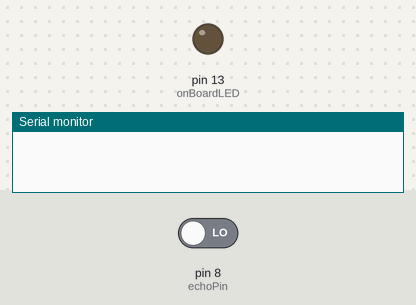
Simulated run of this sketch. Board: Arduino Uno, built with avr-gcc and run on an emulated ATmega328P. Parts: output pins drawn as LEDs (lit = HIGH), the last lines printed to the serial monitor. The inputs (shaded band) are chosen by the test bench; at power-on: pin 8 (echoPin) LOW.

Above: at 0.1 s.
At 1.1 s:
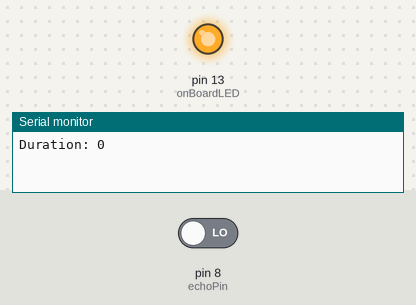
Timing chart, 0 to 2.6 s (numbered marks = the images above):
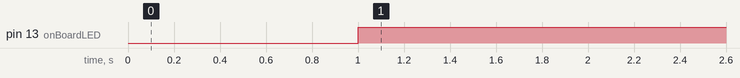

Measured:
- by itself, pin 13 (onBoardLED): LOW → HIGH at 1.0 s

The sketch:

ArduinoBridge.ino
```cpp
#include <Wire.h>
#include "ADS1015.h"

#define MyAddress 0x07
#define trigPin 9
#define echoPin 8
#define onBoardLED 13

//#define  RESULTS_SIZE 4 // A long takes 4 bytes
//#define  COMMAND_REGISTER_SIZE 1 //8-bit command register

/********* Global  Variables  ***********/

//byte resultRegister[RESULTS_SIZE];
//byte commandRegister[COMMAND_REGISTER_SIZE];
volatile unsigned short SonarPulseLength;
volatile int16_t IRValues[4];
bool _enableSerial;
Adafruit_ADS1115 ads;

void setup()
{
  _enableSerial = true;
  // initialize digital pin 13 as an output.
  pinMode(onBoardLED, OUTPUT);

  /* Initialize I2C Slave & assign call-back function 'onReceive' */
  Wire.begin(MyAddress);
  //Wire.onReceive(receiveEvent);
  Wire.onRequest(requestEvent);
  if (_enableSerial)
  {
    Serial.begin(19200);
  }
  //ads.begin();
}

void loop()
{
  SonarPulseLength = Ping();
  ReactToDistance(SonarPulseLength);
  //TakeIRReading(IRValues);
}

void TakeIRReading(volatile int16_t *buffer)
{
  buffer[0] = ads.readADC_SingleEnded(0);
  buffer[1] = ads.readADC_SingleEnded(1);
  buffer[2] = ads.readADC_SingleEnded(2);
  buffer[3] = ads.readADC_SingleEnded(3);
  if(_enableSerial)
  {
    SendIRResultToSerial(buffer);
  }
}

void SendIRResultToSerial(volatile int16_t *buffer)
{
  Serial.print("ADC 1: ");
  Serial.println(buffer[0]);
  Serial.print("ADC 2: ");
  Serial.println(buffer[1]);
  Serial.print("ADC 3: ");
  Serial.println(buffer[2]);
  Serial.print("ADC 4: ");
  Serial.println(buffer[3]);
}

/*Win10 IoT can send Command Bytes to a command register etc*/
/*
  void receiveEvent(int numberOfBytes)
  {
  for (int a = 0; a < numberOfBytes; a++)
  {
	if ( a < COMMAND_REGISTER_SIZE)
	{
	  commandRegister[a] = Wire.read();
	}
	else
	{
	  Wire.read();  // if we receive more data then allowed just throw it away
	}
  }
  }
*/
/*Win10 IoT can read data from this slave. Can use information in the Command to vary response*/
void requestEvent()
{
  byte resultsArray[10];
  unsigned short duration = (unsigned short)SonarPulseLength;

  resultsArray[0] = (byte)((duration >> 8) & 0xff);
  resultsArray[1] = (byte)(duration & 0xff);

/*
  resultsArray[2] = (byte)((IRValues[0] >> 8) & 0xff);
  resultsArray[3] = (byte)(IRValues[0] & 0xff);

  resultsArray[4] = (byte)((IRValues[1] >> 8) & 0xff);
  resultsArray[5] = (byte)(IRValues[1] & 0xff);

  resultsArray[6] = (byte)((IRValues[2] >> 8) & 0xff);
  resultsArray[7] = (byte)(IRValues[2] & 0xff);

  resultsArray[8] = (byte)((IRValues[3] >> 8) & 0xff);
  resultsArray[9] = (byte)(IRValues[3] & 0xff);
*/

  //Wire.write(resultsArray, 10);
  Wire.write(resultsArray, 2);
  ReactToDistance(duration);
}

unsigned short Ping()
{
  long duration;

  digitalWrite(trigPin, LOW);
  delayMicroseconds(2);
  digitalWrite(trigPin, HIGH);
  delayMicroseconds(10);
  digitalWrite(trigPin, LOW);
  duration = pulseIn(echoPin, HIGH);
  if (duration < 60000)
  {
    if(_enableSerial)
    {
      Serial.print("Duration: ");
      Serial.println(duration);
    }
    return (unsigned short)duration;
  }
  return 60000;
}

void ReactToDistance(unsigned short duration)
{
  double distance = (duration / 2) / 29.1;
  if (distance < 5)
  {
    digitalWrite(onBoardLED, HIGH);   // turn the LED on (HIGH is the voltage level)
  }
  else
  {
    digitalWrite(onBoardLED, LOW);   // turn the LED on (LOW is the voltage level)
  }
}
```

ADS1015.h
```cpp
#include "Arduino.h"
#include <Wire.h>

/*=========================================================================
I2C ADDRESS/BITS
-----------------------------------------------------------------------*/
//#define ADS1015_ADDRESS                 (0x48)  //(ADDR = GND)
#define ADS1015_ADDRESS                   (0x4A)    //(ADDR = SDA)
//#define ADS1015_ADDRESS                 (0x4B)  //(ADDR = SCL)
//#define ADS1015_ADDRESS                 (0x49)  //(ADDR = VDD)
/*=========================================================================*/

/*=========================================================================
CONVERSION DELAY (in mS)
-----------------------------------------------------------------------*/
#define ADS1015_CONVERSIONDELAY         (1)
#define ADS1115_CONVERSIONDELAY         (8)
/*=========================================================================*/

/*=========================================================================
POINTER REGISTER
-----------------------------------------------------------------------*/
#define ADS1015_REG_POINTER_MASK        (0x03)
#define ADS1015_REG_POINTER_CONVERT     (0x00)
#define ADS1015_REG_POINTER_CONFIG      (0x01)
#define ADS1015_REG_POINTER_LOWTHRESH   (0x02)
#define ADS1015_REG_POINTER_HITHRESH    (0x03)
/*=========================================================================*/

/*=========================================================================
CONFIG REGISTER
-----------------------------------------------------------------------*/
#define ADS1015_REG_CONFIG_OS_MASK      (0x8000)
#define ADS1015_REG_CONFIG_OS_SINGLE    (0x8000)  // Write: Set to start a single-conversion
#define ADS1015_REG_CONFIG_OS_BUSY      (0x0000)  // Read: Bit = 0 when conversion is in progress
#define ADS1015_REG_CONFIG_OS_NOTBUSY   (0x8000)  // Read: Bit = 1 when device is not performing a conversion

#define ADS1015_REG_CONFIG_MUX_MASK     (0x7000)
#define ADS1015_REG_CONFIG_MUX_DIFF_0_1 (0x0000)  // Differential P = AIN0, N = AIN1 (default)
#define ADS1015_REG_CONFIG_MUX_DIFF_0_3 (0x1000)  // Differential P = AIN0, N = AIN3
#define ADS1015_REG_CONFIG_MUX_DIFF_1_3 (0x2000)  // Differential P = AIN1, N = AIN3
#define ADS1015_REG_CONFIG_MUX_DIFF_2_3 (0x3000)  // Differential P = AIN2, N = AIN3
#define ADS1015_REG_CONFIG_MUX_SINGLE_0 (0x4000)  // Single-ended AIN0
#define ADS1015_REG_CONFIG_MUX_SINGLE_1 (0x5000)  // Single-ended AIN1
#define ADS1015_REG_CONFIG_MUX_SINGLE_2 (0x6000)  // Single-ended AIN2
#define ADS1015_REG_CONFIG_MUX_SINGLE_3 (0x7000)  // Single-ended AIN3

#define ADS1015_REG_CONFIG_PGA_MASK     (0x0E00)
#define ADS1015_REG_CONFIG_PGA_6_144V   (0x0000)  // +/-6.144V range = Gain 2/3
#define ADS1015_REG_CONFIG_PGA_4_096V   (0x0200)  // +/-4.096V range = Gain 1
#define ADS1015_REG_CONFIG_PGA_2_048V   (0x0400)  // +/-2.048V range = Gain 2 (default)
#define ADS1015_REG_CONFIG_PGA_1_024V   (0x0600)  // +/-1.024V range = Gain 4
#define ADS1015_REG_CONFIG_PGA_0_512V   (0x0800)  // +/-0.512V range = Gain 8
#define ADS1015_REG_CONFIG_PGA_0_256V   (0x0A00)  // +/-0.256V range = Gain 16

#define ADS1015_REG_CONFIG_MODE_MASK    (0x0100)
#define ADS1015_REG_CONFIG_MODE_CONTIN  (0x0000)  // Continuous conversion mode
#define ADS1015_REG_CONFIG_MODE_SINGLE  (0x0100)  // Power-down single-shot mode (default)

#define ADS1015_REG_CONFIG_DR_MASK      (0x00E0)
#define ADS1015_REG_CONFIG_DR_128SPS    (0x0000)  // 128 samples per second
#define ADS1015_REG_CONFIG_DR_250SPS    (0x0020)  // 250 samples per second
#define ADS1015_REG_CONFIG_DR_490SPS    (0x0040)  // 490 samples per second
#define ADS1015_REG_CONFIG_DR_920SPS    (0x0060)  // 920 samples per second
#define ADS1015_REG_CONFIG_DR_1600SPS   (0x0080)  // 1600 samples per second (default)
#define ADS1015_REG_CONFIG_DR_2400SPS   (0x00A0)  // 2400 samples per second
#define ADS1015_REG_CONFIG_DR_3300SPS   (0x00C0)  // 3300 samples per second

#define ADS1015_REG_CONFIG_CMODE_MASK   (0x0010)
#define ADS1015_REG_CONFIG_CMODE_TRAD   (0x0000)  // Traditional comparator with hysteresis (default)
#define ADS1015_REG_CONFIG_CMODE_WINDOW (0x0010)  // Window comparator

#define ADS1015_REG_CONFIG_CPOL_MASK    (0x0008)
#define ADS1015_REG_CONFIG_CPOL_ACTVLOW (0x0000)  // ALERT/RDY pin is low when active (default)
#define ADS1015_REG_CONFIG_CPOL_ACTVHI  (0x0008)  // ALERT/RDY pin is high when active

#define ADS1015_REG_CONFIG_CLAT_MASK    (0x0004)  // Determines if ALERT/RDY pin latches once asserted
#define ADS1015_REG_CONFIG_CLAT_NONLAT  (0x0000)  // Non-latching comparator (default)
#define ADS1015_REG_CONFIG_CLAT_LATCH   (0x0004)  // Latching comparator

#define ADS1015_REG_CONFIG_CQUE_MASK    (0x0003)
#define ADS1015_REG_CONFIG_CQUE_1CONV   (0x0000)  // Assert ALERT/RDY after one conversions
#define ADS1015_REG_CONFIG_CQUE_2CONV   (0x0001)  // Assert ALERT/RDY after two conversions
#define ADS1015_REG_CONFIG_CQUE_4CONV   (0x0002)  // Assert ALERT/RDY after four conversions
#define ADS1015_REG_CONFIG_CQUE_NONE    (0x0003)  // Disable the comparator and put ALERT/RDY in high state (default)
/*=========================================================================*/

typedef enum
{
	GAIN_TWOTHIRDS = ADS1015_REG_CONFIG_PGA_6_144V,
	GAIN_ONE = ADS1015_REG_CONFIG_PGA_4_096V,
	GAIN_TWO = ADS1015_REG_CONFIG_PGA_2_048V,
	GAIN_FOUR = ADS1015_REG_CONFIG_PGA_1_024V,
	GAIN_EIGHT = ADS1015_REG_CONFIG_PGA_0_512V,
	GAIN_SIXTEEN = ADS1015_REG_CONFIG_PGA_0_256V
} adsGain_t;

class Adafruit_ADS1015
{
protected:
	// Instance-specific properties
	uint8_t   m_i2cAddress;
	uint8_t   m_conversionDelay;
	uint8_t   m_bitShift;
	adsGain_t m_gain;

public:
	Adafruit_ADS1015(uint8_t i2cAddress = ADS1015_ADDRESS);
	void begin(void);
	uint16_t  readADC_SingleEnded(uint8_t channel);
	int16_t   readADC_Differential_0_1(void);
	int16_t   readADC_Differential_2_3(void);
	void      startComparator_SingleEnded(uint8_t channel, int16_t threshold);
	int16_t   getLastConversionResults();
	void      setGain(adsGain_t gain);
	adsGain_t getGain(void);

private:
};

// Derive from ADS1105 & override construction to set properties
class Adafruit_ADS1115 : public Adafruit_ADS1015
{
public:
	Adafruit_ADS1115(uint8_t i2cAddress = ADS1015_ADDRESS);

private:
};
```

Source omitted: ADS1115.cpp (11667 bytes)
